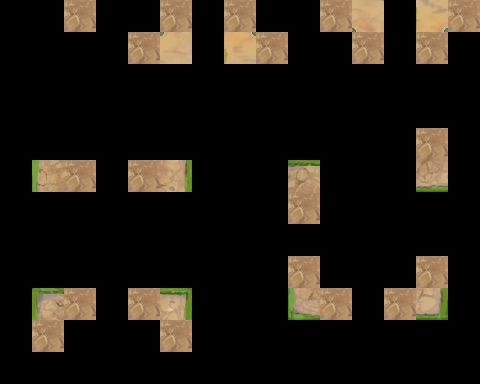

A 2D game scene composited from a Tiled map and its tileset images. What follows is a short description and the map's XML, with every tile layer's data as written:
An orthogonal 15x12 tile map with 32x32 px tiles, 2 tile layers (input_forest_sand, output_layer1), 2 hidden layers not drawn.

<map version="1.2" tiledversion="2018.12.22" orientation="orthogonal" renderorder="right-down" width="15" height="12" tilewidth="32" tileheight="32" infinite="0" nextlayerid="9" nextobjectid="1">
 <properties>
  <property name="MatchOutsideMap" type="bool" value="false" />
 </properties>
 <tileset firstgid="1" name="mapchip" tilewidth="32" tileheight="32" tilecount="120" columns="10">
  <image source="../img/forest.png" width="320" height="384" />
 </tileset>
 <layer id="5" name="regions" width="15" height="12" visible="0">
  <data encoding="csv">
0,0,72,0,72,72,0,72,72,0,72,72,0,72,72,
0,0,0,0,72,72,0,72,72,0,72,72,0,72,72,
0,0,0,0,0,0,0,0,0,0,0,0,0,0,0,
0,0,0,0,0,0,0,0,0,0,0,0,0,0,0,
0,0,0,0,0,0,0,0,0,72,0,0,0,72,0,
72,72,72,0,72,72,72,0,0,72,0,0,0,72,0,
0,0,0,0,0,0,0,0,0,72,0,0,0,72,0,
0,0,0,0,0,0,0,0,0,0,0,0,0,0,0,
0,72,0,0,0,72,0,0,0,72,0,0,0,72,0,
72,72,72,0,72,72,72,0,72,72,72,0,72,72,72,
0,72,0,0,0,72,0,0,0,72,0,0,0,72,0,
0,0,0,0,0,0,0,0,0,0,0,0,0,0,0
</data>
 </layer>
 <layer id="6" name="input_forest_sand" width="15" height="12">
  <data encoding="csv">
0,0,72,0,0,72,0,72,0,0,72,72,0,72,72,
0,0,0,0,72,72,0,72,72,0,0,72,0,72,0,
0,0,0,0,0,0,0,0,0,0,0,0,0,0,0,
0,0,0,0,0,0,0,0,0,0,0,0,0,0,0,
0,0,0,0,0,0,0,0,0,0,0,0,0,72,0,
0,72,72,0,72,72,0,0,0,72,0,0,0,72,0,
0,0,0,0,0,0,0,0,0,72,0,0,0,0,0,
0,0,0,0,0,0,0,0,0,0,0,0,0,0,0,
0,0,0,0,0,0,0,0,0,72,0,0,0,72,0,
0,72,72,0,72,72,0,0,0,72,72,0,72,72,0,
0,72,0,0,0,72,0,0,0,0,0,0,0,0,0,
0,0,0,0,0,0,0,0,0,0,0,0,0,0,0
</data>
 </layer>
 <layer id="7" name="inputnot_forest_sand" width="15" height="12" visible="0">
  <data encoding="csv">
0,0,0,0,72,0,0,0,72,0,0,0,0,0,0,
0,0,0,0,0,0,0,0,0,0,72,0,0,0,72,
0,0,0,0,0,0,0,0,0,0,0,0,0,0,0,
0,0,0,0,0,0,0,0,0,0,0,0,0,0,0,
0,0,0,0,0,0,0,0,0,72,0,0,0,0,0,
72,0,0,0,0,0,72,0,0,0,0,0,0,0,0,
0,0,0,0,0,0,0,0,0,0,0,0,0,72,0,
0,0,0,0,0,0,0,0,0,0,0,0,0,0,0,
0,72,0,0,0,72,0,0,0,0,0,0,0,0,0,
72,0,0,0,0,0,72,0,72,0,0,0,0,0,72,
0,0,0,0,0,0,0,0,0,72,0,0,0,72,0,
0,0,0,0,0,0,0,0,0,0,0,0,0,0,0
</data>
 </layer>
 <layer id="8" name="output_layer1" width="15" height="12">
  <data encoding="csv">
0,0,72,0,0,0,0,0,0,0,0,65,0,64,0,
0,0,0,0,0,75,0,74,0,0,0,0,0,0,0,
0,0,0,0,0,0,0,0,0,0,0,0,0,0,0,
0,0,0,0,0,0,0,0,0,0,0,0,0,0,0,
0,0,0,0,0,0,0,0,0,0,0,0,0,0,0,
0,71,0,0,0,73,0,0,0,62,0,0,0,82,0,
0,0,0,0,0,0,0,0,0,0,0,0,0,0,0,
0,0,0,0,0,0,0,0,0,0,0,0,0,0,0,
0,0,0,0,0,0,0,0,0,0,0,0,0,0,0,
0,61,0,0,0,63,0,0,0,81,0,0,0,83,0,
0,0,0,0,0,0,0,0,0,0,0,0,0,0,0,
0,0,0,0,0,0,0,0,0,0,0,0,0,0,0
</data>
 </layer>
</map>